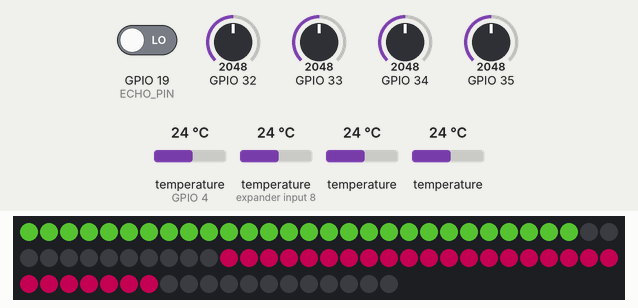
Simulated run of this sketch. Board: ESP32. Parts: 79 RGB LEDs in strip order, left to right, continuing on the next row. The test bench sets the inputs (shaded band); at power-on: temperature (sensors on GPIO 4, expander input 8) 24 °C, GPIO 32 = 2048, GPIO 33 = 2048, GPIO 19 (ECHO_PIN) LOW, GPIO 34 = 2048, GPIO 35 = 2048, temperature 24 °C. Dim RGB values are drawn brighter than linear; WiFi joins after 1.5 s; servers stay silent unless stated; web services answer with replies made up by the test bench; what the sketch prints to the serial monitor is not drawn.

Above: at 2.3 s.
2.4 s: temperature (sensor on GPIO 4) set to 12 °C
6.9 s: GPIO 32 set to 2272
10.7 s: GPIO 32 set to 2338
14.5 s: temperature (sensor on expander input 8) set to 33 °C
18.3 s: GPIO 33 set to 3125
22.1 s: GPIO 33 set to 3224
Timing chart, 0 to 25.1 s (numbered marks = the images above; inputs shaded):
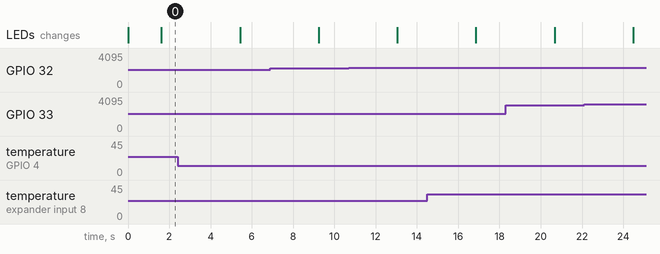

The sketch:

Smart-Garden_190412-2.ino
```cpp
/* YourDuino Multiple DS18B20 Temperature Sensors on 1 wire
  Connections:
  DS18B20 Pinout (Left to Right, pins down, flat side toward you)
  - Left   = Ground
  - Center = Signal (Pin 2):  (with 3.3K to 4.7K resistor to +5 or 3.3 )
  - Right  = +5 or +3.3 V

   Questions: terry@yourduino.com
   V1.01  01/17/2013 ...based on examples from Rik Kretzinger

  /*-----( Import needed libraries )-----*/
// Get 1-wire Library here: http://www.pjrc.com/teensy/td_libs_OneWire.html
#include <OneWire.h>

//Get DallasTemperature Library here:  http://milesburton.com/Main_Page?title=Dallas_Temperature_Control_Library
#include <DallasTemperature.h>

// WIFI
#include "esp_wpa2.h"
#include <WiFi.h>

// LED Library
#include <NeoPixelBus.h> //Library for LED-strip. See https://github.com/adafruit/Adafruit_NeoPixel for more information.
#define colorSaturation 128 //maximum brightness for LEDs on LED-strip. (lower brigtness means lower power consumption, and less load on the DC/DC converter used for converting 12V from the solar charger controler to required 5V for esp32, LED-strip and sensors.

//predifined Colors
RgbColor red(colorSaturation, 0, 0); //the color red
RgbColor green(0, colorSaturation, 0); //green
RgbColor blue(0, 0, colorSaturation); //blue
RgbColor white(colorSaturation); //white
RgbColor black(0); //black

//login data for wifi network. replace with your login data.
const char* ssid = "eduroam"; //wifi network name
#define EAP_USERNAME "dnu4122@students.fhv.at" //user name
#define EAP_ID EAP_USERNAME
#define EAP_PASSWORD "VQKSUPR3YfJ9" //wifi password: remember to not make the password public when sharing the code.

const char *host = "api.thingspeak.com"; //host of thinkspeak services
String apiKey = "9M0MUEHWKBW641NQ"; //replace with your channel's thingspeak API key


/*-----( Declare Constants and Pin Numbers )-----*/
#define ONE_WIRE_BUS_PIN 4 //pin for temperature bus

//pins for ultrasonic distance sensor
#define TRIG_PIN 26 // Pinbelegung
#define ECHO_PIN 19 // Pinbelegung
#define MAX_DIST 400 // maximum distance detectable.
long distanceTrigger=100; // Abstand der unterschritte werden muss, um die Anzeige auszulösen

/* Setup LED Strip */
const uint8_t PixelPin = 2;  // Pin for pixel bus, the data line to the LED-strip. make sure to set this to the correct pin, ignored for Esp8266
const uint16_t pixelNumTotal = 79; //Total number of LEDs on LED-strip.
const uint16_t tPixelNum = 39; //number of LEDs for temperature output. we broke one LED. be careful with the soldering connections on the LED-strip. the copper foil on the LED-strip is not very attached.
const uint16_t hPixelNum = 40; //number of LEDs for humidity output
NeoPixelBus<NeoGrbFeature, Neo800KbpsMethod> strip(pixelNumTotal, PixelPin); //Initialize LED-strip. Use lower baudrate because of relatively long and unshielded bus wired to led-strip. shielded wires are recommendet. To long wired lead to problems.
//NeoPixelBus<NeoRgbwFeature, Neo800KbpsMethod> strip(PixelCount, PixelPin);

//timing variables
bool blinkState=false; //variable that gets changed every time blinkTimeSec has passed. if variable is high, blik color1, else blink color two.
float blinkTimeSec = 0.2; //blink time. is half of the blink period
float displayTimeSec=10.; //time LED-strip shows the humidity and temperature values
float showTimeSec=12*60.; //time interval at which garden status gets showed automatically.
bool displayGardenStatus=false; //if true, display is on.

//minimum and maximum values for displaying status
float minTemp = -10.; //cutoff temperature at this temperature all temp-leds ar off
float maxTemp = 38.; //max temp. at this temp all temp-leds are on
float minHumidity = 0.; //same for humidity
float maxHumidity = 100.; //same
float dangerHumidity=20.;
float dangerTemp=5.;

//array for storing show-events in last 24HoursoEdvka, one element for every pixel
int eventsDay[tPixelNum];
int eventsWeek[hPixelNum];
//float timeIntervalDay=

/*-----( Declare objects )-----*/
// Setup a oneWire instance to communicate with any OneWire devices. Temerature is read with OneWire.
OneWire oneWire(ONE_WIRE_BUS_PIN);
// Pass our oneWire reference to Dallas Temperature.
DallasTemperature sensors(&oneWire);

// Assign the addresses of your 1-Wire temp sensors.
// See the tutorial on how to obtain these addresses: http://www.hacktronics.com/Tutorials/arduino-1-wire-address-finder.html
DeviceAddress Probe01 = { 0x28, 0x8C, 0x2F, 0x27, 0x00, 0x00, 0x80, 0x64 };
DeviceAddress Probe02 = { 0x28, 0xB5, 0x5B, 0x1F, 0x00, 0x00, 0x80, 0x39 };
DeviceAddress Probe03 = { 0x28, 0x84, 0x87, 0x26, 0x00, 0x00, 0x80, 0x47 };
DeviceAddress Probe04 = { 0x28, 0xFF, 0x78, 0x29, 0x84, 0x16, 0x03, 0xA0 };

void setup()   /****** SETUP: RUNS ONCE *************************************************************************************/
{

  // start serial port to show results
  Serial.begin(9600); //initialize serial port with baudrate. this is only for debugging. for real use, no serial port prints are reqired, and will only use unnessecaraly power.
  delay(10); //wait 10ms
  Serial.print("connecting to ");


  // this resets all the neopixels to an off state
  strip.Begin(); //initialize LED-strip
  strip.Show(); //turn all LEDs off/make all black
  /*
      WiFi.mode(WIFI_STA); //set wifi mode
      Serial.println(ssid); //print wifi network name/id
      // WPA2 enterprise magic starts here
      WiFi.disconnect(true);
      esp_wifi_sta_wpa2_ent_set_identity((uint8_t *)EAP_ID, strlen(EAP_ID));
      esp_wifi_sta_wpa2_ent_set_username((uint8_t *)EAP_USERNAME, strlen(EAP_USERNAME));
      esp_wifi_sta_wpa2_ent_set_password((uint8_t *)EAP_PASSWORD, strlen(EAP_PASSWORD));
      esp_wifi_sta_wpa2_ent_set_disable_time_check(true);
      esp_wpa2_config_t config = WPA2_CONFIG_INIT_DEFAULT();
      esp_wifi_sta_wpa2_ent_enable(&config);

      // WPA2 enterprise magic ends here

      WiFi.begin(ssid); connect to wifi network

      while (WiFi.status() != WL_CONNECTED) { //check if wifi connection has succeedet, then wait .5 seconds and print a point, then ceck again unitil connection is obtained
          delay(500);
          Serial.print(".");
      }

      Serial.println("");
      Serial.println("WiFi connected");
      Serial.println("IP address: ");
      Serial.println(WiFi.localIP());


    // initialize serial communication at 9600 bits per Second:
    // Serial.begin(9600);

    Serial.print("Initializing Temperature Control Library Version ");
    Serial.println(DALLASTEMPLIBVERSION);

  */

  // Initialize the Temperature measurement library
  sensors.begin();

  // set the resolution to 10 bit (Can be 9 to 12 bits .. lower is faster)
  sensors.setResolution(Probe01, 10);
  sensors.setResolution(Probe02, 10);
  sensors.setResolution(Probe03, 10);
  sensors.setResolution(Probe04, 10);

}//--(end setup )---

void loop()   /****** LOOP: RUNS CONSTANTLY ******************************************************************************************/
{
  //Read the Humidity Values from Analog Input Pins.
  int sensorValue0 = analogRead(34); //read the input on analog pin 0
  int sensorValue1 = analogRead(35); //read the input on analog pin 1
  int sensorValue2 = analogRead(32); //read the input on analog pin 2
  int sensorValue3 = analogRead(33); //read the input on analog pin 3
  //map and invert the raw humidity values read from Analog pins to a range between 0 ant 100%.
  sensorValue0 = map(sensorValue0, 4095, 1200, 0, 100);
  sensorValue1 = map(sensorValue1, 4095, 1200, 0, 100);
  sensorValue2 = map(sensorValue2, 4095, 1200, 0, 100);
  sensorValue3 = map(sensorValue3, 4095, 1200, 0, 100);

  //get number of Temperature sensors on Bus. Temperature sensors are read not with analog input pins, but are on the same digital bus wire, managed by the DallasTemperature library
  int numTempSensorsOnBus = sensors.getDeviceCount();
  //serial print for debugging
  //delay(1000);
  Serial.println();
  Serial.print("Number of Devices found on bus = ");
  Serial.println(numTempSensorsOnBus);
  Serial.print("Getting temperatures ... ");
  Serial.println();

  // Command all devices on bus to read temperature
  sensors.requestTemperatures();

  // Gibt einen Wert zurück und gibt den Wert gleichzeitig aus
  Serial.print("Probe 01 temperature is:   ");
  float temp1 = printTemperature(Probe01);
  Serial.println();

  Serial.print("Probe 02 temperature is:   ");
  float temp2 = printTemperature(Probe02);
  Serial.println();

  Serial.print("Probe 03 temperature is:   ");
  float temp3 = printTemperature(Probe03);
  Serial.println();

  Serial.print("Probe 04 temperature is:   ");
  float temp4 = printTemperature(Probe04);
  Serial.println();

  Serial.println("--------------------------");

  Serial.print("Probe 01 humidity is:         ");
  Serial.println(sensorValue0);  //print out the value0 you read
  Serial.print("Probe 02 humidity is:         ");
  Serial.println(sensorValue1);  //print out the value1 you read
  Serial.print("Probe 03 humidity is:         ");
  Serial.println(sensorValue2);  //print out the value2 you read
  Serial.print("Probe 04 humidity is:         ");
  Serial.println(sensorValue3);  //print out the value3 you read

  // Gibt den Feuchtigkeitswert an das LED-Band weiter
  int averageHumidity = (sensorValue0 + sensorValue1 + sensorValue2 + sensorValue3) / 4.;
  Serial.print("Durchschnittsfeuchtigkeit ist:   ");
  Serial.println(averageHumidity);

  //Gibt den Temperaturwert an das LED-Band weiter
  float averageTemp = (temp1 + temp2 + temp3 + temp4) / 4.;
  Serial.print("Durchschnittstemperatur ist:   ");
  Serial.println(averageTemp);

  timing(); //update timing variables
  checkDistance();
  Serial.println(blinkState);
  Serial.println(displayGardenStatus);
  if (displayGardenStatus){ //if dispayGardenStatus is true, display show temp and humidity values.
    showValuesBlinkH(0,hPixelNum,averageHumidity,minHumidity,maxHumidity,dangerHumidity);
    showValuesBlinkT(hPixelNum,tPixelNum,averageTemp,minTemp,maxTemp,dangerTemp);
  }
  else{
    clearStrip();
  }
    strip.Show();
  String path = "/update?api_key=" + apiKey + "&field1=" + (String)(printTemperature(Probe01)) + "&field2=" + (String)(printTemperature(Probe02)) +
                "&field3=" + (String)(printTemperature(Probe03)) + "&field4=" + (String)(printTemperature(Probe04)) +
                "&field5=" + (String)(sensorValue0) + "&field6=" + (String)(sensorValue1) +
                "&field7=" + (String)(sensorValue2) + "&field8=" + (String)(sensorValue3);
  //espert.wifi.getHTTP(host, path.c_str());

  WiFiClient client;
  if (!client.connect(host, 80)) {
    Serial.println("connection to host failed");
    return;

  }

  // This will send the request to the server
  client.print(String("GET ") + path + " HTTP/1.1\r\n" +
               "Host: " + host + "\r\n" +
               "Connection: close\r\n\r\n");
  unsigned long timeout = millis();
  while (client.available() == 0) {
    if (millis() - timeout > 5000) {
      Serial.println(">>> Client Timeout !");
      client.stop();
      return;
    }
  }
  delay(1);
}//--(end main loop )--

//timing variables, used to store the time difference since last time the event occured.
long timeLastBlink=millis();
long timeLastShowAction=millis();
long timeDisplayStart=millis();

void beginShowStatus(){ //call this function to start display garden status. The counters are set to zero, and the show status variable is set to true for the desired period
  timeLastShowAction=millis();
  timeDisplayStart=millis();
  displayGardenStatus=true;
}

void timing(){ //time control. blink State gets permanently switched on and off again. display garden status gets true if a
  if (millis()-timeLastBlink>=long(blinkTimeSec*1000.)){ //sets blink state variable. gets constantly switched on and off. and is therefore always ready to use.
    timeLastBlink=millis();
    blinkState=!blinkState;
  }
  if (millis()-timeLastShowAction>=long(showTimeSec*1000.)){ //sets display garden status true every time showTimeSec has passed, also the timing variable timeDisplay start is set to current time.
    beginShowStatus();
  }
  if (millis()-timeDisplayStart>=long(displayTimeSec*1000.)){ //if the desired time (displayTimeSec) has passed, the display gets switched off again.
    displayGardenStatus=false;
  }
}
void clearStrip(){
  for (int i=0; i<pixelNumTotal; i++){
    strip.SetPixelColor(i,black);
  }
}
/*-----( Declare User-written Functions )-----*/
float printTemperature(DeviceAddress deviceAddress)
{
  float tempC = sensors.getTempC(deviceAddress);
  float returnTemp = -1.0;
  if (tempC == -127.00)
  {
    Serial.print("Error getting temperature  ");
  }
  else
  {
    Serial.print("C: ");
    Serial.print(tempC);
    //Serial.print(" F: ");
    //Serial.print(DallasTemperature::toFahrenheit(tempC));
    returnTemp = tempC;
  }
  return returnTemp;
}// End printTemperature


// nicht-blinkende werteanzeige. Malt einen Balken zwischen pixelStart und pixelCount+pixelStart, der den Wert val ziwschen valmin und valmax anzeigt.
void showValues(int pixelStart, int pixelCount, float val, float minval, float maxval) {
  int ledOnIndex = map(val, minval, maxval, pixelStart, pixelCount+pixelStart);
  int colval = map(val, minval, maxval, 0, colorSaturation);
  RgbColor col(colval, 0, colorSaturation - colval);
  for (int i = pixelStart; i < pixelCount + pixelStart; i++) {
    if (i < ledOnIndex) {
      strip.SetPixelColor(i, col);
    }
    else {
      strip.SetPixelColor(i, black);
    }
  }

}

// blink-anzeige. Malt einen Balken zwischen pixelStart und pixelCount+pixelStart, der den Wert val ziwschen valmin und valmax anzeigt. Wenn der Wert val k
void showValuesBlinkH(int pixelStart, int pixelCount, float val, float minval, float maxval, float tolow) {
  int ledOnIndex = map(val, minval, maxval, pixelStart, pixelCount + pixelStart);
  int dangerIndex = map(tolow, minval, maxval, pixelStart, pixelCount + pixelStart);
  int colval = map(val, minval, maxval, 0, colorSaturation);
  RgbColor col(colorSaturation - colval, colval, colval / 4);
  RgbColor colblink(colorSaturation, 0, colorSaturation);
  for (int i = pixelStart; i < tPixelNum + pixelStart; i++) {
    if (i < ledOnIndex) {
      if (ledOnIndex < dangerIndex) {
        if (blinkState) {
          strip.SetPixelColor(i, col);
        }
        else {
          strip.SetPixelColor(i, black);
        }
      }
      else {
        strip.SetPixelColor(i, col);
      }
    }
    else {
      strip.SetPixelColor(i, black);
    }
  }
}
void showValuesBlinkT(int pixelStart, int pixelCount, float val, float minval, float maxval, float tolow) {
  int ledOnIndex = map(val, minval, maxval, pixelStart, pixelCount + pixelStart);
  int dangerIndex = map(tolow, minval, maxval, pixelStart, pixelCount + pixelStart);
  int colval = map(val, minval, maxval, 0, colorSaturation);
  RgbColor col(colval,0,colorSaturation - colval);
  RgbColor colblink(colorSaturation, colorSaturation, 0);
  for (int i = pixelStart; i < tPixelNum + pixelStart; i++) {
    if (i < ledOnIndex) {
      if (ledOnIndex < dangerIndex) {
        if (blinkState) {
          strip.SetPixelColor(i, col);
        }
        else {
          strip.SetPixelColor(i, colblink);
        }
      }
      else {
        strip.SetPixelColor(i, col);
      }
    }
    else {
      strip.SetPixelColor(i, black);
    }
  }
}

void checkDistance(){
  long distance=getDistance();
  Serial.print("distance:   ");
  Serial.println(distance);
  if (distance<distanceTrigger){
    beginShowStatus();
  }
}


long getDistance() {
  digitalWrite(TRIG_PIN, LOW);
  delay(5);
  digitalWrite(TRIG_PIN, HIGH);
  delay(10);
  digitalWrite(TRIG_PIN, LOW);
  long duration = pulseIn(ECHO_PIN, HIGH);
  long distance = (duration/2) * 0.03432;
  delay(50);
  return distance;
}
//*********( THE END )***********
```
